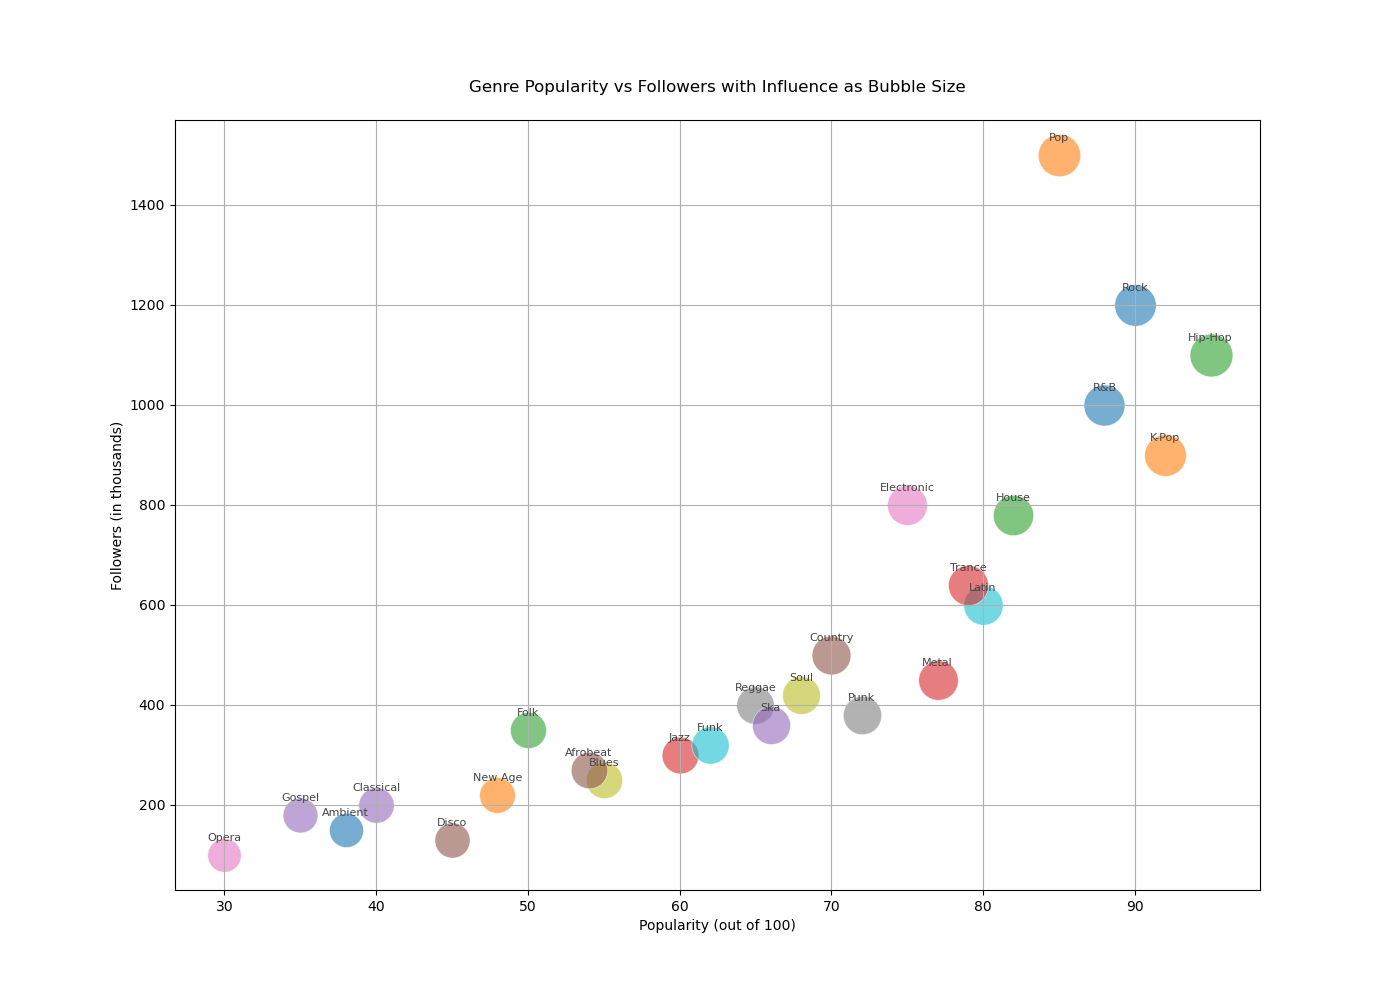

The Python source for this figure:

import matplotlib.pyplot as plt

# Data for plotting
genres = ["Rock", "Pop", "Hip-Hop", "Jazz", "Classical",
          "Country", "Electronic", "Reggae", "Blues", "Latin",
          "R&B", "K-Pop", "Folk", "Metal", "Gospel",
          "Disco", "Opera", "Punk", "Soul", "Funk",
          "Ambient", "New Age", "House", "Trance", "Ska", "Afrobeat"]
followers = [1200, 1500, 1100, 300, 200,
             500, 800, 400, 250, 600,
             1000, 900, 350, 450, 180,
             130, 100, 380, 420, 320,
             150, 220, 780, 640, 360, 270]  # in thousands
popularity = [90, 85, 95, 60, 40,
              70, 75, 65, 55, 80,
              88, 92, 50, 77, 35,
              45, 30, 72, 68, 62,
              38, 48, 82, 79, 66, 54]  # out of 100
influence = [8.9, 9.3, 9.5, 7.0, 6.5,
             7.8, 8.2, 7.3, 6.8, 8.0,
             8.7, 9.0, 6.7, 8.1, 6.3,
             6.4, 5.8, 7.6, 7.4, 7.2,
             6.0, 6.6, 8.4, 8.3, 7.5, 6.9]  # out of 10

# Convert Influence to a size for the plot, with an arbitrary scale factor
sizes = [i * 100 for i in influence]

# Create the Bubble Chart
plt.figure(figsize=(14, 10))
for i in range(len(genres)):
    plt.scatter(popularity[i], followers[i], s=sizes[i], alpha=0.6,
                c=['#1f77b4', '#ff7f0e', '#2ca02c', '#d62728', '#9467bd',
                   '#8c564b', '#e377c2', '#7f7f7f', '#bcbd22', '#17becf',
                   '#1f77b4', '#ff7f0e', '#2ca02c', '#d62728', '#9467bd',
                   '#8c564b', '#e377c2', '#7f7f7f', '#bcbd22', '#17becf',
                   '#1f77b4', '#ff7f0e', '#2ca02c', '#d62728', '#9467bd', '#8c564b'][i],
                edgecolors='w', linewidth=0.5)

plt.title('Genre Popularity vs Followers with Influence as Bubble Size', pad=20)
plt.xlabel('Popularity (out of 100)')
plt.ylabel('Followers (in thousands)')
plt.grid(True)

# Add genre labels to bubbles
for i, genre in enumerate(genres):
    plt.annotate(genre, (popularity[i], followers[i]), textcoords="offset points", 
                 xytext=(0, 10), ha='center', fontsize=8, color='#444444')

plt.show()
